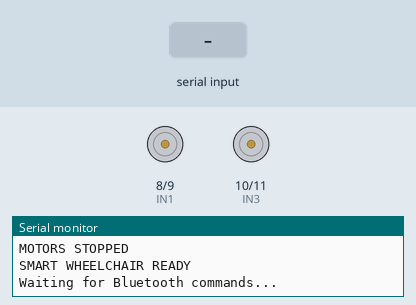
This sketch was run on a simulated Arduino Uno, built with avr-gcc and run on an emulated ATmega328P. Parts: motor-driver pin pairs drawn as motors (green arrow = first pin HIGH = forward, orange = second pin HIGH = backward, longer = more drive, scaled by the enable pin), the last lines printed to the serial monitor. The test bench sets the inputs (shaded band).

Above: at 1.2 s.
1.3 s: "F" received over the second serial link
At 2.5 s:
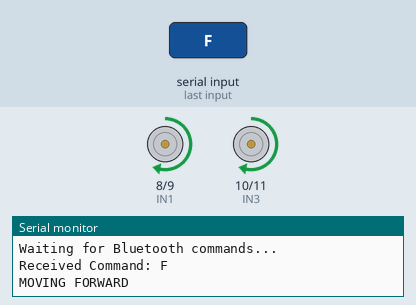
2.8 s: "B" received over the second serial link
At 3.9 s:
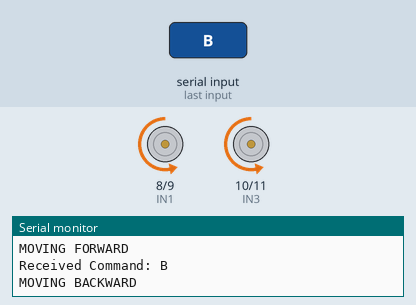
4.3 s: "L" received over the second serial link
At 5.0 s:
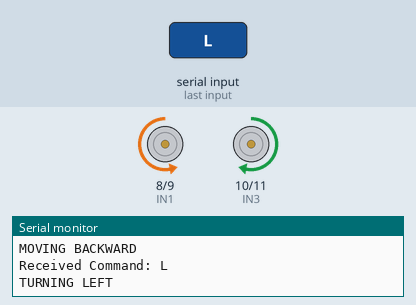
5.8 s: "R" received over the second serial link
At 6.1 s:
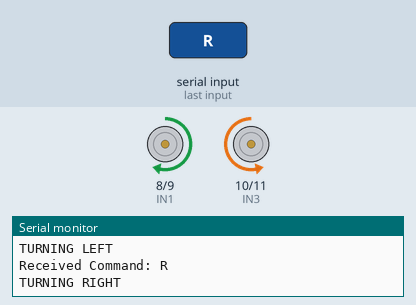
Timing chart, 0 to 8.3 s (numbered marks = the images above; inputs shaded):
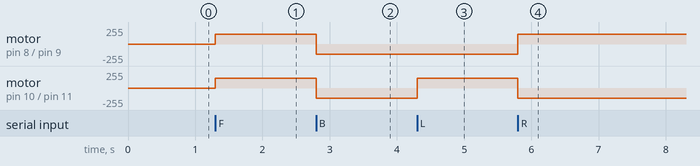

The sketch:

sketch.ino
```cpp
#include <SoftwareSerial.h>

// HC-05 Bluetooth communication
// Arduino D2 = RX, Arduino D3 = TX
SoftwareSerial bluetooth(2, 3);

// L293D Motor Driver Pins
const int ENA = 5;  // Left motor speed (PWM)
const int IN1 = 8;
const int IN2 = 9;

const int ENB = 6;  // Right motor speed (PWM)
const int IN3 = 10;
const int IN4 = 11;

// Motor speed: 0 to 255
int motorSpeed = 150;

void setup() {

  Serial.begin(9600);
  bluetooth.begin(9600);

  pinMode(ENA, OUTPUT);
  pinMode(IN1, OUTPUT);
  pinMode(IN2, OUTPUT);

  pinMode(ENB, OUTPUT);
  pinMode(IN3, OUTPUT);
  pinMode(IN4, OUTPUT);

  stopMotors();

  Serial.println("SMART WHEELCHAIR READY");
  Serial.println("Waiting for Bluetooth commands...");
}

void loop() {

  if (bluetooth.available()) {

    char command = bluetooth.read();

    // Convert lowercase to uppercase
    if (command >= 'a' && command <= 'z') {
      command = command - 32;
    }

    Serial.print("Received Command: ");
    Serial.println(command);

    switch (command) {

      case 'F':
        moveForward();
        break;

      case 'B':
        moveBackward();
        break;

      case 'L':
        turnLeft();
        break;

      case 'R':
        turnRight();
        break;

      case 'S':
        stopMotors();
        break;

      default:
        stopMotors();
        Serial.println("Invalid Command");
        break;
    }
  }
}

// Move Forward
void moveForward() {

  analogWrite(ENA, motorSpeed);
  analogWrite(ENB, motorSpeed);

  digitalWrite(IN1, HIGH);
  digitalWrite(IN2, LOW);

  digitalWrite(IN3, HIGH);
  digitalWrite(IN4, LOW);

  Serial.println("MOVING FORWARD");
}

// Move Backward
void moveBackward() {

  analogWrite(ENA, motorSpeed);
  analogWrite(ENB, motorSpeed);

  digitalWrite(IN1, LOW);
  digitalWrite(IN2, HIGH);

  digitalWrite(IN3, LOW);
  digitalWrite(IN4, HIGH);

  Serial.println("MOVING BACKWARD");
}

// Turn Left
void turnLeft() {

  analogWrite(ENA, motorSpeed);
  analogWrite(ENB, motorSpeed);

  digitalWrite(IN1, LOW);
  digitalWrite(IN2, HIGH);

  digitalWrite(IN3, HIGH);
  digitalWrite(IN4, LOW);

  Serial.println("TURNING LEFT");
}

// Turn Right
void turnRight() {

  analogWrite(ENA, motorSpeed);
  analogWrite(ENB, motorSpeed);

  digitalWrite(IN1, HIGH);
  digitalWrite(IN2, LOW);

  digitalWrite(IN3, LOW);
  digitalWrite(IN4, HIGH);

  Serial.println("TURNING RIGHT");
}

// Stop all motors
void stopMotors() {

  analogWrite(ENA, 0);
  analogWrite(ENB, 0);

  digitalWrite(IN1, LOW);
  digitalWrite(IN2, LOW);

  digitalWrite(IN3, LOW);
  digitalWrite(IN4, LOW);

  Serial.println("MOTORS STOPPED");
}
```

Measured:
- after the input at 1.3 s, motor on pin 8 (IN1) / pin 9 (IN2), motor on pin 10 (IN3) / pin 11 (IN4): stopped → forward 150/255 at once
- after the input at 2.8 s, motor on pin 8 (IN1) / pin 9 (IN2), motor on pin 10 (IN3) / pin 11 (IN4): forward 150/255 → backward 150/255 at once
- after the input at 4.3 s, motor on pin 10 (IN3) / pin 11 (IN4): backward 150/255 → forward 150/255 at once
- after the input at 5.8 s, motor on pin 8 (IN1) / pin 9 (IN2): backward 150/255 → forward 150/255 at once; motor on pin 10 (IN3) / pin 11 (IN4): forward 150/255 → backward 150/255 at once
